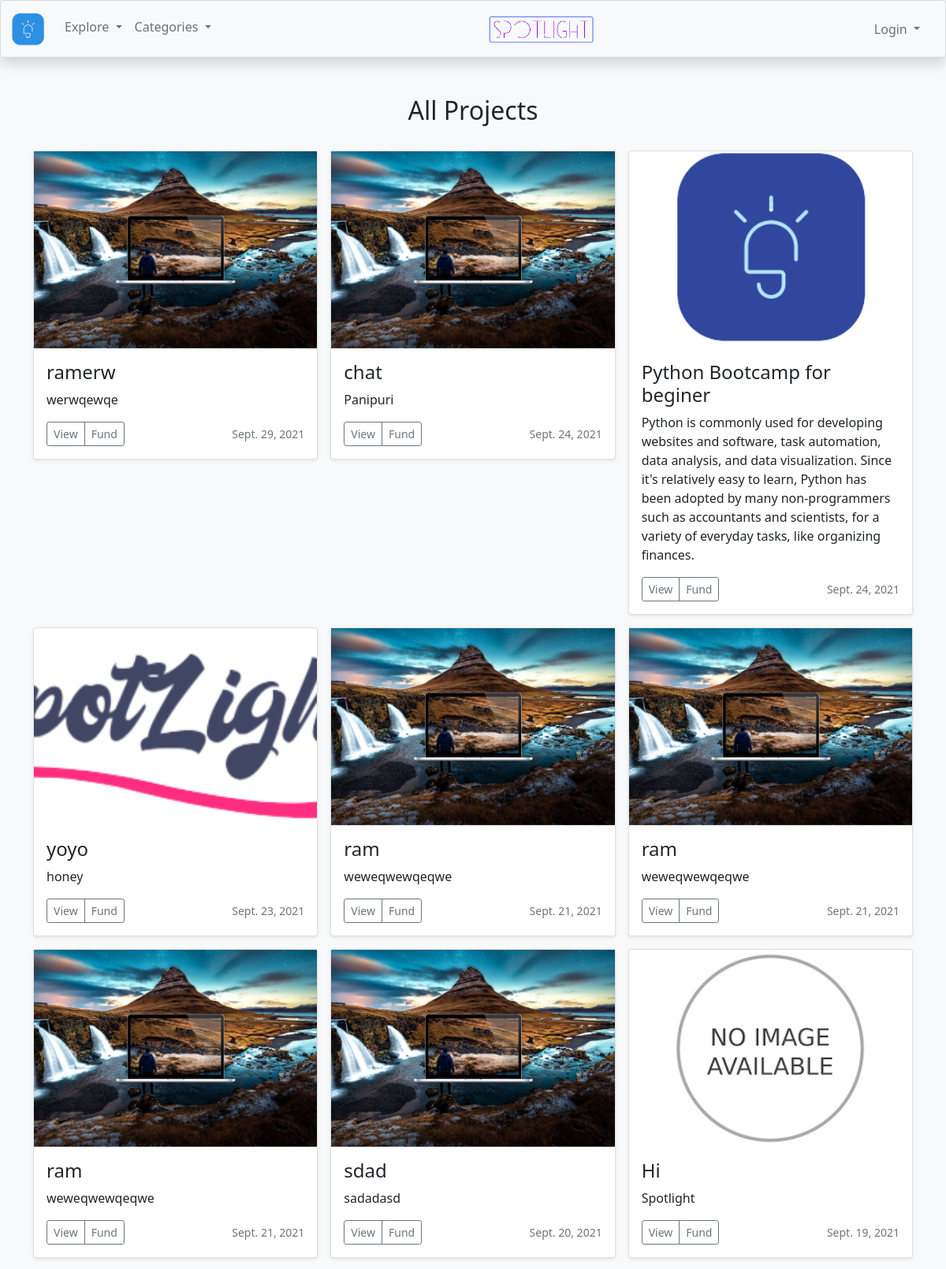
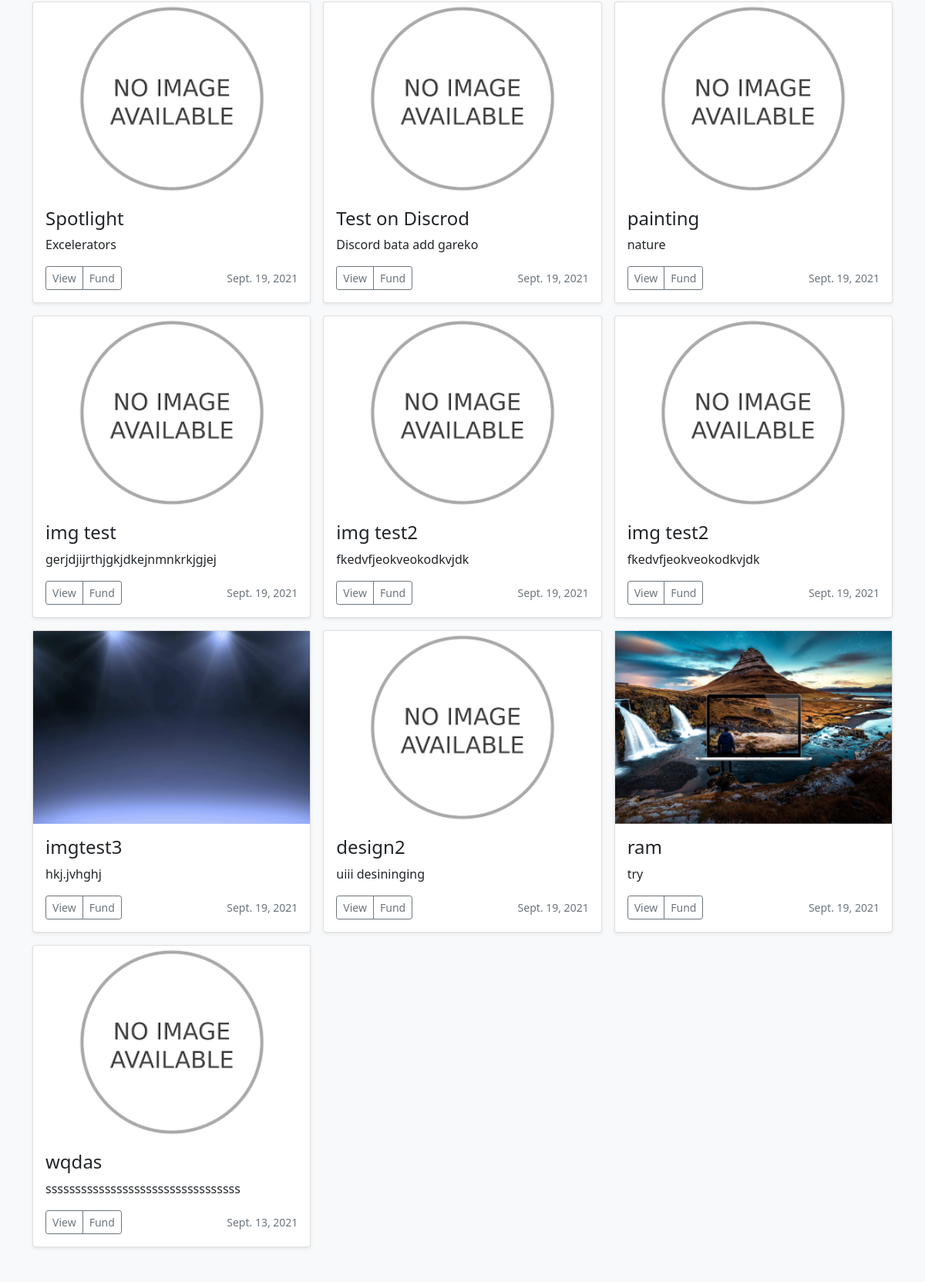
/creator/projects/ (upper part), run on the app's committed database (2 pictures, top to bottom).
### creator/models.py (models this page shows)
class creator_Basic(models.Model):
    Author = models.CharField(max_length=25)
    title = models.CharField(max_length=25)
    category = models.CharField(max_length=100)
    reciepient = models.CharField(max_length=100)
    description = models.TextField()
    image = models.ImageField(upload_to='media/static/img')
    FundingGoal = models.IntegerField(default='0')
    pledgeAmount = models.IntegerField(default='0')
    TargetLaunchDate = models.DateField(default=now, blank=True)

### creator/views.py (the view)
# urls.py: path('projects/',views.Projects_view,name = "projects"),
def Projects_view(request):
    data = creator_Basic.objects.all().order_by('-TargetLaunchDate')
    return render(request, "view_all_projects.html", {"projects": data})

### templates/view_all_projects.html (shortened to what this page needs)
{% extends 'base.html' %}
{% block content %}
  <div class="album py-5 bg-light">
    <div class="container">
      <div class="row row-cols-12 row-cols-sm-12 row-cols-md-12 g-3 mb-4 text-center">
      <h2>All Projects</h2>
      </div>
      <div class="row row-cols-1 row-cols-sm-2 row-cols-md-3 g-3">
        {% for pr in projects %}
            <div class="col">
            <div class="card shadow-sm">
              <div class="overflow-hidden container center" style="height: 250px; display: flex; justify-content: center;">
                {% if pr.image %}
                  <img src="{{pr.image.url}}" onerror="this.onerror=null;this.src='static/img/no image.png';">
                {% endif %}
                {% if not pr.image %}
                  <img src="static/img/no image.png">
                {% endif %}
              </div>
              <div class="card-body">
              <h4>{{pr.title}}</h4>
                <p class="card-text">{{pr.description}}</p>
                <div class="d-flex justify-content-between align-items-center">
                  <div class="btn-group">
                    <a href="/creator/project/{{pr.id}}" class="btn btn-sm btn-outline-secondary">
                      View
                    </a>
                    <a href="/investor/investor" class="btn btn-sm btn-outline-secondary">
                      Fund
                    </a>
                  </div>
                  <small class="text-muted">{{pr.TargetLaunchDate}}</small>
                </div>
              </div>
            </div>
          </div>
        {% endfor %}
      </div>
    </div>
  </div>
{% endblock %}

### data on the page
creator_Basic: image (picture), title "ramerw", description "werwqewqe", TargetLaunchDate "Sept. 29, 2021"
creator_Basic: image (picture), title "chat", description "Panipuri", TargetLaunchDate "Sept. 24, 2021"
creator_Basic: image (picture), title "Python Bootcamp for beginer", description "Python is commonly used for developing websites and software, task automation, data analysis, and data visualization. Since it's relatively easy to learn, Python has been adopted by many non-programmers such as accountants and scientists, for a variety of everyday tasks, like organizing finances.", TargetLaunchDate "Sept. 24, 2021"
creator_Basic: image (picture), title "yoyo", description "honey", TargetLaunchDate "Sept. 23, 2021"
creator_Basic: image (picture), title "ram", description "weweqwewqeqwe", TargetLaunchDate "Sept. 21, 2021"
creator_Basic: image (picture), title "ram", description "weweqwewqeqwe", TargetLaunchDate "Sept. 21, 2021"
creator_Basic: image (picture), title "ram", description "weweqwewqeqwe", TargetLaunchDate "Sept. 21, 2021"
creator_Basic: image (picture), title "sdad", description "sadadasd", TargetLaunchDate "Sept. 20, 2021"
creator_Basic: title "Hi", description "Spotlight", TargetLaunchDate "Sept. 19, 2021"
creator_Basic: title "Spotlight", description "Excelerators", TargetLaunchDate "Sept. 19, 2021"
creator_Basic: title "Test on Discrod", description "Discord bata add gareko", TargetLaunchDate "Sept. 19, 2021"
creator_Basic: title "painting", description "nature", TargetLaunchDate "Sept. 19, 2021"
creator_Basic: title "img test", description "gerjdjijrthjgkjdkejnmnkrkjgjej", TargetLaunchDate "Sept. 19, 2021"
creator_Basic: title "img test2", description "fkedvfjeokveokodkvjdk", TargetLaunchDate "Sept. 19, 2021"
creator_Basic: title "img test2", description "fkedvfjeokveokodkvjdk", TargetLaunchDate "Sept. 19, 2021"
creator_Basic: image (picture), title "imgtest3", description "hkj.jvhghj", TargetLaunchDate "Sept. 19, 2021"
creator_Basic: title "design2", description "uiii desininging", TargetLaunchDate "Sept. 19, 2021"
creator_Basic: image (picture), title "ram", description "try", TargetLaunchDate "Sept. 19, 2021"
creator_Basic: image (placeholder picture), title "wqdas", description "sssssssssssssssssssssssssssssssss", TargetLaunchDate "Sept. 13, 2021"
